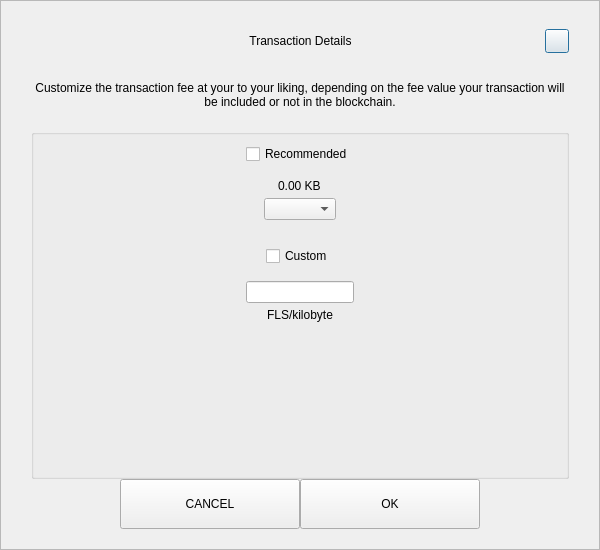
<?xml version="1.0" encoding="UTF-8"?>
<ui version="4.0">
 <class>SendCustomFeeDialog</class>
 <widget class="QDialog" name="SendCustomFeeDialog">
  <property name="geometry">
   <rect>
    <x>0</x>
    <y>0</y>
    <width>600</width>
    <height>550</height>
   </rect>
  </property>
  <property name="windowTitle">
   <string>Form</string>
  </property>
  <layout class="QVBoxLayout" name="verticalLayout_3">
   <property name="spacing">
    <number>0</number>
   </property>
   <property name="leftMargin">
    <number>0</number>
   </property>
   <property name="topMargin">
    <number>0</number>
   </property>
   <property name="rightMargin">
    <number>0</number>
   </property>
   <property name="bottomMargin">
    <number>0</number>
   </property>
   <item>
    <widget class="QFrame" name="frame">
     <property name="styleSheet">
      <string notr="true"/>
     </property>
     <property name="frameShape">
      <enum>QFrame::StyledPanel</enum>
     </property>
     <property name="frameShadow">
      <enum>QFrame::Raised</enum>
     </property>
     <layout class="QVBoxLayout" name="verticalLayout_2">
      <property name="spacing">
       <number>0</number>
      </property>
      <property name="leftMargin">
       <number>30</number>
      </property>
      <property name="topMargin">
       <number>20</number>
      </property>
      <property name="rightMargin">
       <number>30</number>
      </property>
      <property name="bottomMargin">
       <number>20</number>
      </property>
      <item>
       <layout class="QHBoxLayout" name="horizontalLayout_3">
        <property name="spacing">
         <number>0</number>
        </property>
        <item>
         <spacer name="horizontalSpacer_21">
          <property name="orientation">
           <enum>Qt::Horizontal</enum>
          </property>
          <property name="sizeHint" stdset="0">
           <size>
            <width>40</width>
            <height>20</height>
           </size>
          </property>
         </spacer>
        </item>
        <item>
         <widget class="QLabel" name="labelTitle">
          <property name="minimumSize">
           <size>
            <width>0</width>
            <height>40</height>
           </size>
          </property>
          <property name="maximumSize">
           <size>
            <width>16777215</width>
            <height>40</height>
           </size>
          </property>
          <property name="styleSheet">
           <string notr="true">padding-left:24px;</string>
          </property>
          <property name="text">
           <string>Transaction Details</string>
          </property>
          <property name="alignment">
           <set>Qt::AlignCenter</set>
          </property>
          <property name="margin">
           <number>7</number>
          </property>
         </widget>
        </item>
        <item>
         <spacer name="horizontalSpacer">
          <property name="orientation">
           <enum>Qt::Horizontal</enum>
          </property>
          <property name="sizeHint" stdset="0">
           <size>
            <width>40</width>
            <height>20</height>
           </size>
          </property>
         </spacer>
        </item>
        <item>
         <widget class="QPushButton" name="btnEsc">
          <property name="minimumSize">
           <size>
            <width>24</width>
            <height>24</height>
           </size>
          </property>
          <property name="maximumSize">
           <size>
            <width>24</width>
            <height>24</height>
           </size>
          </property>
          <property name="text">
           <string/>
          </property>
         </widget>
        </item>
       </layout>
      </item>
      <item>
       <spacer name="verticalSpacer_2">
        <property name="orientation">
         <enum>Qt::Vertical</enum>
        </property>
        <property name="sizeType">
         <enum>QSizePolicy::Fixed</enum>
        </property>
        <property name="sizeHint" stdset="0">
         <size>
          <width>20</width>
          <height>20</height>
         </size>
        </property>
       </spacer>
      </item>
      <item>
       <widget class="QLabel" name="labelMessage">
        <property name="text">
         <string>Customize the transaction fee at your to your liking, depending on the fee value your transaction will be included or not in the blockchain.</string>
        </property>
        <property name="alignment">
         <set>Qt::AlignCenter</set>
        </property>
        <property name="wordWrap">
         <bool>true</bool>
        </property>
       </widget>
      </item>
      <item>
       <spacer name="verticalSpacer_3">
        <property name="orientation">
         <enum>Qt::Vertical</enum>
        </property>
        <property name="sizeType">
         <enum>QSizePolicy::Fixed</enum>
        </property>
        <property name="sizeHint" stdset="0">
         <size>
          <width>20</width>
          <height>20</height>
         </size>
        </property>
       </spacer>
      </item>
      <item>
       <widget class="QGroupBox" name="groupBox">
        <property name="title">
         <string/>
        </property>
        <layout class="QVBoxLayout" name="verticalLayout">
         <property name="leftMargin">
          <number>12</number>
         </property>
         <property name="rightMargin">
          <number>12</number>
         </property>
         <item>
          <layout class="QVBoxLayout" name="verticalLayout_4">
           <property name="spacing">
            <number>5</number>
           </property>
           <item alignment="Qt::AlignHCenter">
            <widget class="QCheckBox" name="checkBoxRecommended">
             <property name="text">
              <string>Recommended</string>
             </property>
            </widget>
           </item>
           <item>
            <spacer name="verticalSpacer_5">
             <property name="orientation">
              <enum>Qt::Vertical</enum>
             </property>
             <property name="sizeType">
              <enum>QSizePolicy::Fixed</enum>
             </property>
             <property name="sizeHint" stdset="0">
              <size>
               <width>20</width>
               <height>10</height>
              </size>
             </property>
            </spacer>
           </item>
           <item alignment="Qt::AlignHCenter">
            <widget class="QLabel" name="labelFee">
             <property name="text">
              <string>0.00 KB</string>
             </property>
            </widget>
           </item>
           <item alignment="Qt::AlignHCenter">
            <widget class="QComboBox" name="comboBoxRecommended"/>
           </item>
          </layout>
         </item>
         <item>
          <spacer name="verticalSpacer">
           <property name="orientation">
            <enum>Qt::Vertical</enum>
           </property>
           <property name="sizeType">
            <enum>QSizePolicy::Fixed</enum>
           </property>
           <property name="sizeHint" stdset="0">
            <size>
             <width>20</width>
             <height>20</height>
            </size>
           </property>
          </spacer>
         </item>
         <item>
          <layout class="QVBoxLayout" name="verticalLayout_5">
           <property name="spacing">
            <number>5</number>
           </property>
           <item alignment="Qt::AlignHCenter">
            <widget class="QCheckBox" name="checkBoxCustom">
             <property name="text">
              <string>Custom</string>
             </property>
            </widget>
           </item>
           <item>
            <spacer name="verticalSpacer_6">
             <property name="orientation">
              <enum>Qt::Vertical</enum>
             </property>
             <property name="sizeType">
              <enum>QSizePolicy::Fixed</enum>
             </property>
             <property name="sizeHint" stdset="0">
              <size>
               <width>20</width>
               <height>10</height>
              </size>
             </property>
            </spacer>
           </item>
           <item alignment="Qt::AlignHCenter">
            <widget class="QLineEdit" name="lineEditCustomFee"/>
           </item>
           <item alignment="Qt::AlignHCenter">
            <widget class="QLabel" name="labelCustomFee">
             <property name="text">
              <string>FLS/kilobyte</string>
             </property>
            </widget>
           </item>
          </layout>
         </item>
         <item>
          <spacer name="verticalSpacer_4">
           <property name="orientation">
            <enum>Qt::Vertical</enum>
           </property>
           <property name="sizeHint" stdset="0">
            <size>
             <width>20</width>
             <height>40</height>
            </size>
           </property>
          </spacer>
         </item>
        </layout>
       </widget>
      </item>
      <item>
       <layout class="QHBoxLayout" name="horizontalLayout" stretch="1,2,2,1">
        <item>
         <spacer name="horizontalSpacer1">
          <property name="orientation">
           <enum>Qt::Horizontal</enum>
          </property>
          <property name="sizeHint" stdset="0">
           <size>
            <width>40</width>
            <height>20</height>
           </size>
          </property>
         </spacer>
        </item>
        <item>
         <widget class="QPushButton" name="btnCancel">
          <property name="minimumSize">
           <size>
            <width>180</width>
            <height>50</height>
           </size>
          </property>
          <property name="focusPolicy">
           <enum>Qt::NoFocus</enum>
          </property>
          <property name="text">
           <string>CANCEL</string>
          </property>
         </widget>
        </item>
        <item>
         <widget class="QPushButton" name="btnSave">
          <property name="minimumSize">
           <size>
            <width>180</width>
            <height>50</height>
           </size>
          </property>
          <property name="focusPolicy">
           <enum>Qt::NoFocus</enum>
          </property>
          <property name="text">
           <string>OK</string>
          </property>
         </widget>
        </item>
        <item>
         <spacer name="horizontalSpacer_2">
          <property name="orientation">
           <enum>Qt::Horizontal</enum>
          </property>
          <property name="sizeHint" stdset="0">
           <size>
            <width>40</width>
            <height>20</height>
           </size>
          </property>
         </spacer>
        </item>
       </layout>
      </item>
     </layout>
    </widget>
   </item>
  </layout>
 </widget>
 <resources/>
 <connections/>
</ui>
